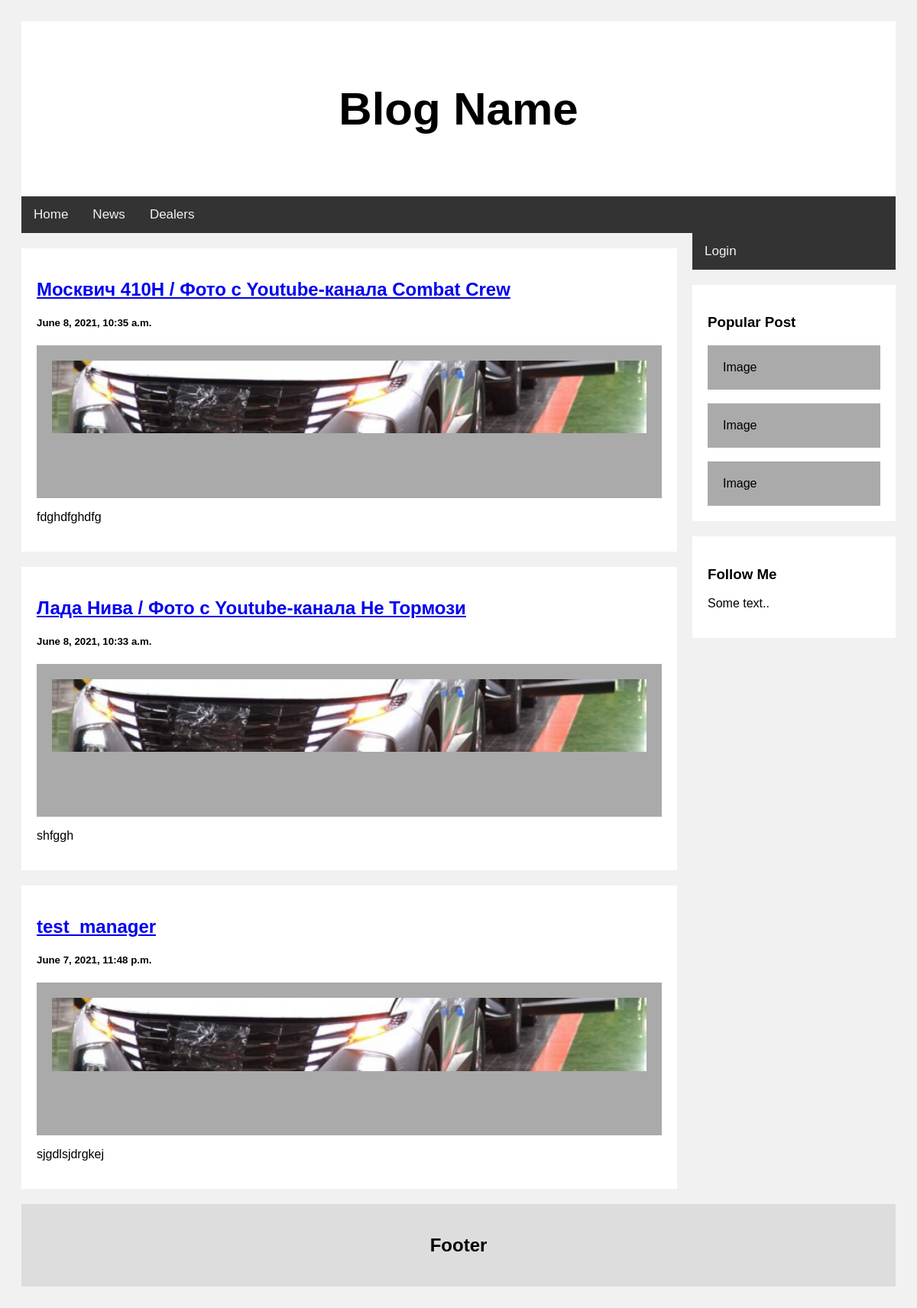
The page / on the database its author committed.
### news/models.py (models this page shows, shortened)
class Article(models.Model):
    title = models.CharField(max_length=100, blank=False, verbose_name='Заголовок')
    slug = models.SlugField(max_length=100, blank=False, verbose_name='URL')
    description = models.TextField(blank=False, verbose_name='Короткое содержание')
    tags = models.CharField(max_length=100, blank=False, verbose_name='Тэги для SEO')
    text = RichTextUploadingField(blank=False)
    image = models.ImageField(verbose_name='Картинка на главную')
    datetime = models.DateTimeField(auto_now_add=True)
    datetime_modify = models.DateTimeField(auto_now=True)
    author = models.ForeignKey(settings.AUTH_USER_MODEL, on_delete=models.CASCADE)
    class Meta:
        get_latest_by = 'datetime'
        ordering = ['-datetime']

### news/views.py (the view)
# urls.py: path('', views.ArticleLastView.as_view(), name='last_news'),
class ArticleLastView(ListView):
    model = Article
    paginate_by = 3
    template_name = 'lastnews.html'

### news/templates/lastnews.html
{% extends 'base.html' %}
{% block content %}
{% for article in object_list %}
    <div class="card">
      <h2><a href="{% url 'article_detail' article.slug %}">{{ article.title }}</a></h2>
      <h5>{{ article.datetime }}</h5>
      <div class="fakeimg" style="height:200px;"><img src="../media/{{ article.image }}" style="width:100%"></div>
      <p>{{ article.description }}</p>
    </div>
{% endfor %}
{% endblock content %}

### templates/base.html (style rules this page uses)
* { box-sizing: border-box; }
body { font-family: Arial; padding: 20px; background: #f1f1f1; }
.fakeimg { background-color: #aaa; width: 100%; padding: 20px; }
.card { background-color: white; padding: 20px; margin-top: 20px; }

### rows shown on the page
Article: title "Москвич 410Н / Фото с Youtube-канала Combat Crew", datetime "June 8, 2021, 10:35 a.m.", image (picture), description "fdghdfghdfg"
Article: title "Лада Нива / Фото с Youtube-канала Не Тормози", datetime "June 8, 2021, 10:33 a.m.", image (picture), description "shfggh"
Article: title "test_manager", datetime "June 7, 2021, 11:48 p.m.", image (picture), description "sjgdlsjdrgkej"
